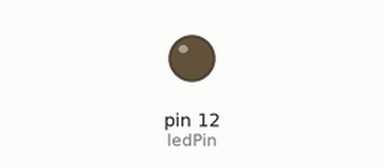
This program was run on a simulated Raspberry Pi (header pin numbers). On the bench: output pins drawn as LEDs (lit = HIGH).

Above: at 0.05 s.
At 2.55 s:
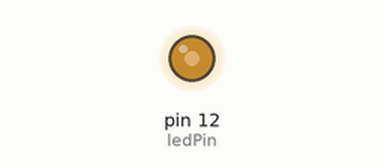
At 5.1 s:
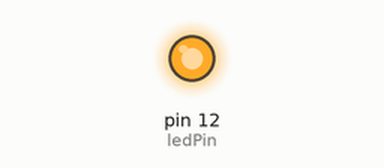
At 10.15 s:
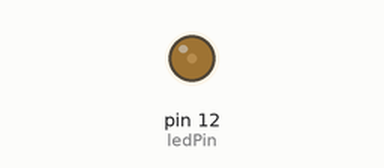
Timing chart, 0 to 15.7 s (numbered marks = the images above):
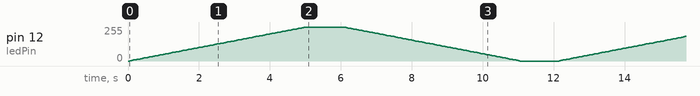

The program:

led_breathing.py
```python
# name: leg_breathing.py

# Este programa usa modelação de frequência para controlar um led.
# A luz acende e apaga progressivamente, simulando um sinal analógico.

import RPi.GPIO as GPIO
import time
import random

ledPin = 12

GPIO.setmode(GPIO.BOARD)
GPIO.setup(ledPin, GPIO.OUT)
GPIO.output(ledPin, GPIO.LOW)
cycle = GPIO.PWM(ledPin, 1000)
cycle.start(0)


while True:
    for dutyCycle in range(0, 101, 1):
        cycle.ChangeDutyCycle(dutyCycle)
        time.sleep(0.05)

    time.sleep(1)

    for dutyCycle in range(100, -1, -1):
        cycle.ChangeDutyCycle(dutyCycle)
        time.sleep(0.05)
    time.sleep(1)


cycle.stop()
GPIO.output(ledPin, GPIO.LOW)
GPIO.cleanup()
```
